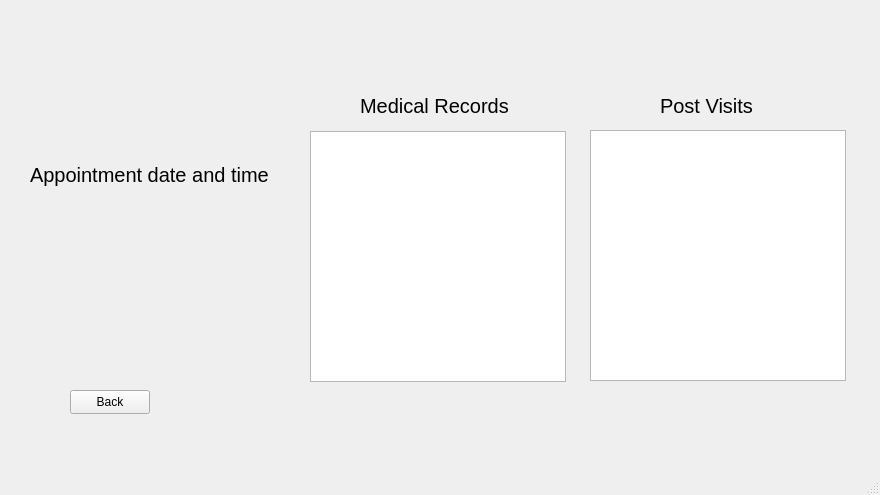
<?xml version="1.0" encoding="UTF-8"?>
<ui version="4.0">
 <class>Active_appointment</class>
 <widget class="QMainWindow" name="Active_appointment">
  <property name="geometry">
   <rect>
    <x>0</x>
    <y>0</y>
    <width>880</width>
    <height>495</height>
   </rect>
  </property>
  <property name="windowTitle">
   <string>MainWindow</string>
  </property>
  <widget class="QWidget" name="centralwidget">
   <widget class="QLabel" name="p_name_label">
    <property name="geometry">
     <rect>
      <x>40</x>
      <y>10</y>
      <width>441</width>
      <height>71</height>
     </rect>
    </property>
    <property name="font">
     <font>
      <pointsize>26</pointsize>
      <bold>true</bold>
     </font>
    </property>
    <property name="text">
     <string>&lt;patient's name&gt;</string>
    </property>
   </widget>
   <widget class="QLabel" name="label_4">
    <property name="geometry">
     <rect>
      <x>360</x>
      <y>90</y>
      <width>151</width>
      <height>31</height>
     </rect>
    </property>
    <property name="font">
     <font>
      <pointsize>15</pointsize>
     </font>
    </property>
    <property name="text">
     <string>Medical Records</string>
    </property>
   </widget>
   <widget class="QLabel" name="label_5">
    <property name="geometry">
     <rect>
      <x>660</x>
      <y>90</y>
      <width>101</width>
      <height>31</height>
     </rect>
    </property>
    <property name="font">
     <font>
      <pointsize>15</pointsize>
     </font>
    </property>
    <property name="text">
     <string>Post Visits</string>
    </property>
   </widget>
   <widget class="QListWidget" name="listWidget">
    <property name="geometry">
     <rect>
      <x>310</x>
      <y>131</y>
      <width>256</width>
      <height>251</height>
     </rect>
    </property>
   </widget>
   <widget class="QListWidget" name="listWidget_2">
    <property name="geometry">
     <rect>
      <x>590</x>
      <y>130</y>
      <width>256</width>
      <height>251</height>
     </rect>
    </property>
   </widget>
   <widget class="QPushButton" name="pushButton">
    <property name="geometry">
     <rect>
      <x>70</x>
      <y>390</y>
      <width>80</width>
      <height>24</height>
     </rect>
    </property>
    <property name="text">
     <string>Back</string>
    </property>
   </widget>
   <widget class="QWidget" name="layoutWidget">
    <property name="geometry">
     <rect>
      <x>30</x>
      <y>150</y>
      <width>247</width>
      <height>161</height>
     </rect>
    </property>
    <layout class="QVBoxLayout" name="verticalLayout">
     <item>
      <widget class="QLabel" name="label_2">
       <property name="font">
        <font>
         <pointsize>15</pointsize>
        </font>
       </property>
       <property name="text">
        <string>Appointment date and time</string>
       </property>
      </widget>
     </item>
     <item>
      <widget class="QLabel" name="a_date_label">
       <property name="text">
        <string>&lt;Appointment date&gt;</string>
       </property>
       <property name="alignment">
        <set>Qt::AlignCenter</set>
       </property>
      </widget>
     </item>
     <item>
      <widget class="QLabel" name="label_3">
       <property name="font">
        <font>
         <pointsize>15</pointsize>
        </font>
       </property>
       <property name="text">
        <string/>
       </property>
      </widget>
     </item>
    </layout>
   </widget>
   <widget class="QLabel" name="label_6">
    <property name="geometry">
     <rect>
      <x>50</x>
      <y>80</y>
      <width>181</width>
      <height>16</height>
     </rect>
    </property>
    <property name="text">
     <string>&lt;Patient id&gt;</string>
    </property>
   </widget>
  </widget>
  <widget class="QMenuBar" name="menubar">
   <property name="geometry">
    <rect>
     <x>0</x>
     <y>0</y>
     <width>880</width>
     <height>21</height>
    </rect>
   </property>
  </widget>
  <widget class="QStatusBar" name="statusbar"/>
 </widget>
 <resources/>
 <connections/>
</ui>
